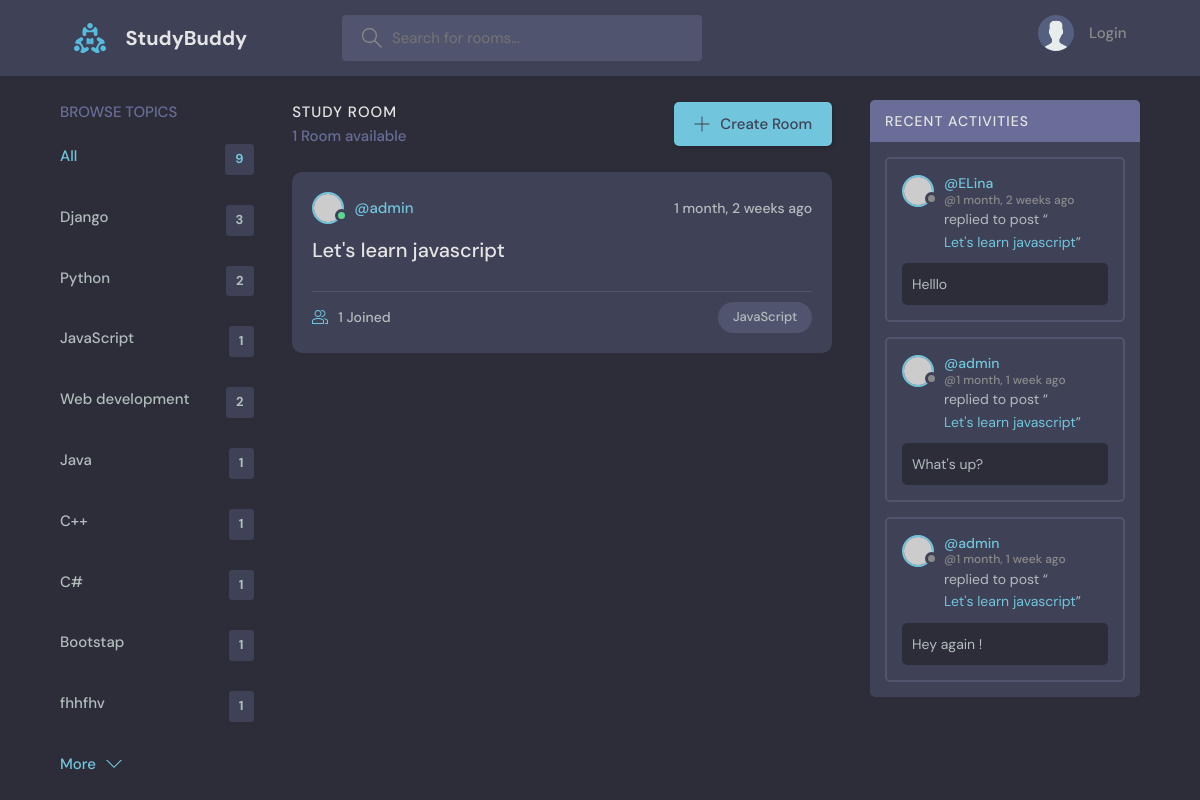
Screenshot of /?q=JavaScript with the database file from the repository.
### base/models.py (models this page shows, shortened)
class Topic(models.Model):
    name = models.CharField(max_length=300)

class Room(models.Model):
    host = models.ForeignKey(User, on_delete=models.SET_NULL, null=True)
    topic = models.ForeignKey(Topic, on_delete=models.SET_NULL, null=True)
    name = models.CharField(max_length=300)
    description = models.TextField(null=True, blank=True)
    participants = models.ManyToManyField(User, related_name='participants', blank=True)
    updated = models.DateTimeField(auto_now=True)
    created = models.DateTimeField(auto_now_add=True)
    class Meta:
        ordering = ['-updated', '-created']
    def __str__(self):
        return self.name

class Message(models.Model):
    user = models.ForeignKey(User, on_delete=models.CASCADE)
    room = models.ForeignKey(
        Room, on_delete=models.CASCADE
    )  # What on_delete=models.CASCADE is going to do is that it delete this children node(Message) when parent node(ROOM) is deleted
    body = models.TextField()
    updated = models.DateTimeField(auto_now=True)
    created = models.DateTimeField(auto_now_add=True)

### base/views.py (the view)
# urls.py: path('', views.home, name = 'home'),
def home(request):
    q = request.GET.get('q') if request.GET.get('q')!=None else ''
    rooms = Room.objects.filter(
        Q(topic__name__icontains=q) |
        Q(name__icontains=q) |
        Q(description__icontains=q)
        )
    topics = Topic.objects.all()
    room_count = rooms.count()
    room_messages = Message.objects.filter(Q(room__topic__name__icontains=q))
    context = {'rooms':rooms ,'topics':topics, 'room_count':room_count,
               'room_messages':room_messages}
    return render(request , 'base/home.html', context )

### base/templates/base/home.html (shortened to what this page needs)
{% extends 'main.html' %}
{% block content %}
    <main class="layout layout--3">
      <div class="container">
        {% include 'base/topics_component.html' %}
        <div class="roomList">
          <div class="roomList__header">
            <div>
              <h2>Study Room</h2>
              <p>{{rooms.count}} Room available </p>
            </div>
            <a class="btn btn--main" href="{% url 'create-room' %}">
              <svg version="1.1" xmlns="http://www.w3.org/2000/svg" width="32" height="32" viewBox="0 0 32 32">
                <title>add</title>
                <path
                  d="M16.943 0.943h-1.885v14.115h-14.115v1.885h14.115v14.115h1.885v-14.115h14.115v-1.885h-14.115v-14.115z"
                ></path>
              </svg>
              Create Room
            </a>
          </div>
          {% include 'base/feed_component.html' %}
        </div>
        {% include 'base/activity_component.html' %}
      </div>
    </main>
{% endblock content %}

### base/templates/base/topics_component.html
<div class="topics">
  <div class="topics__header">
    <h2>Browse Topics</h2>
  </div>
  <ul class="topics__list">
    <li>
      <a href="{% url 'home' %}" class="active">All <span>{{topics.count}}</span></a>
    </li>
    {% for topic in topics %}
    <li>
      <a href="{% url 'home' %}?q={{topic.name}}">{{topic.name}} <span>{{topic.room_set.all.count}}</span></a>
    </li>
    {% endfor %}
  </ul>
  <a class="btn btn--link" href="topics.html">
    More
    <svg version="1.1" xmlns="http://www.w3.org/2000/svg" width="32" height="32" viewBox="0 0 32 32">
      <title>chevron-down</title>
      <path d="M16 21l-13-13h-3l16 16 16-16h-3l-13 13z"></path>
    </svg>
  </a>
</div>

### base/templates/base/feed_component.html (shortened to what this page needs)
{% for room in rooms %}
<div class="roomListRoom">
  <div class="roomListRoom__header">
    <a href="{% url 'user-profile' room.host.id %}" class="roomListRoom__author">
      <div class="avatar avatar--small active">
        <img src="https://randomuser.me/api/portraits/men/11.jpg" />
      </div>
      <span>@{{room.host.username}}</span>
    </a>
    <div class="roomListRoom__actions">
      <span>{{room.created|timesince}} ago </span>
    </div>
  </div>
  <div class="roomListRoom__content">
    <a href="{% url 'room' room.id %}">{{room.name}}</a>
  </div>
  <div class="roomListRoom__meta">
    <a href="{% url 'room' room.id %}" class="roomListRoom__joined">
     {{room.participants.all.count}} Joined
    </a>
    <p class="roomListRoom__topic">{{room.topic.name}}</p>
  </div>
</div>
{% endfor %}

### base/templates/base/activity_component.html (shortened to what this page needs)
<div class="activities">
  <div class="activities__header">
    <h2>Recent Activities</h2>
  </div>
{% for message in room_messages %}
  <div class="activities__box">
    <div class="activities__boxHeader roomListRoom__header">
      <a href="{% url 'user-profile' message.user.id %}" class="roomListRoom__author">
        <div class="avatar avatar--small">
          <img src="https://randomuser.me/api/portraits/women/11.jpg" />
        </div>
        <p>
         @{{message.user}}
          <span>@{{message.created|timesince}} ago</span>
        </p>
      </a>
    </div>
    <div class="activities__boxContent">
    <p>replied to post “<a href="{% url 'room' message.room.id %}">{{message.room}}</a>”</p>
      <div class="activities__boxRoomContent">
        {{message.body}}
      </div>
    </div>
  </div>
{% endfor %}
</div>

### rows the page displays
Topic: name "Django", room_set.all.count "3"
Topic: name "Python", room_set.all.count "2"
Topic: name "JavaScript", room_set.all.count "1"
Topic: name "Web development", room_set.all.count "2"
Topic: name "Java", room_set.all.count "1"
Topic: name "C++", room_set.all.count "1"
Topic: name "C#", room_set.all.count "1"
Topic: name "Bootstap", room_set.all.count "1"
Topic: name "fhhfhv", room_set.all.count "1"
Room: host.username "admin", created "1 month, 2 weeks", name "Let's learn javascript", participants.all.count "1", topic.name "JavaScript"
Message: user "ELina", created "1 month, 2 weeks", room "Let's learn javascript", body "Helllo"
Message: user "admin", created "1 month, 1 week", room "Let's learn javascript", body "What's up?"
Message: user "admin", created "1 month, 1 week", room "Let's learn javascript", body "Hey again !"

### other values shown
{{ topics.count }} "9"
{{ rooms.count }} "1"
